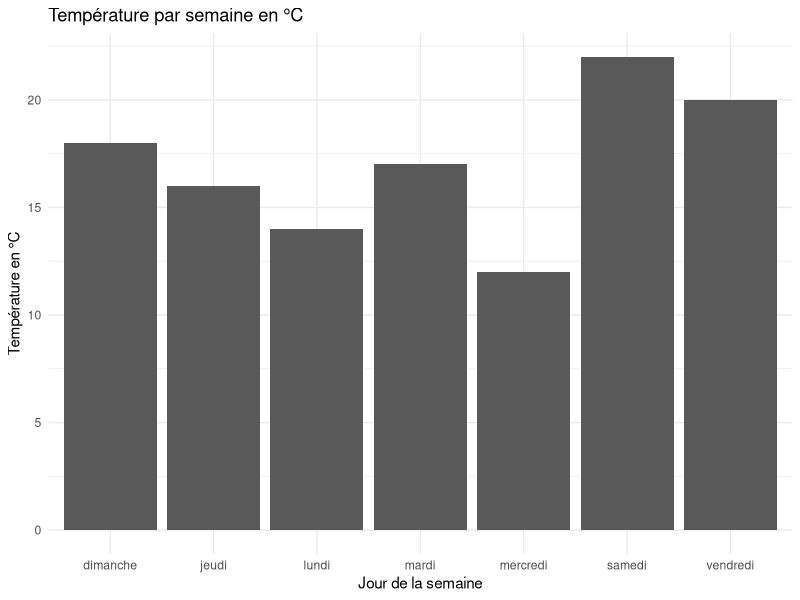
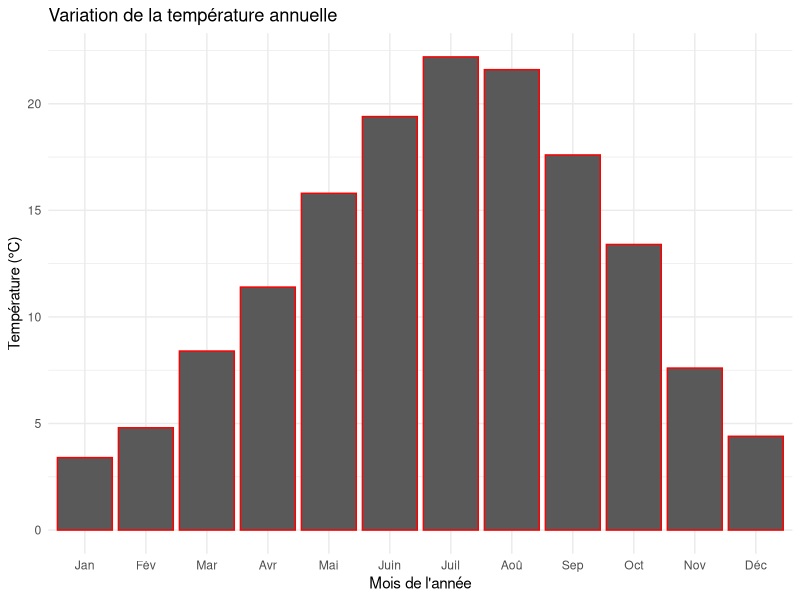
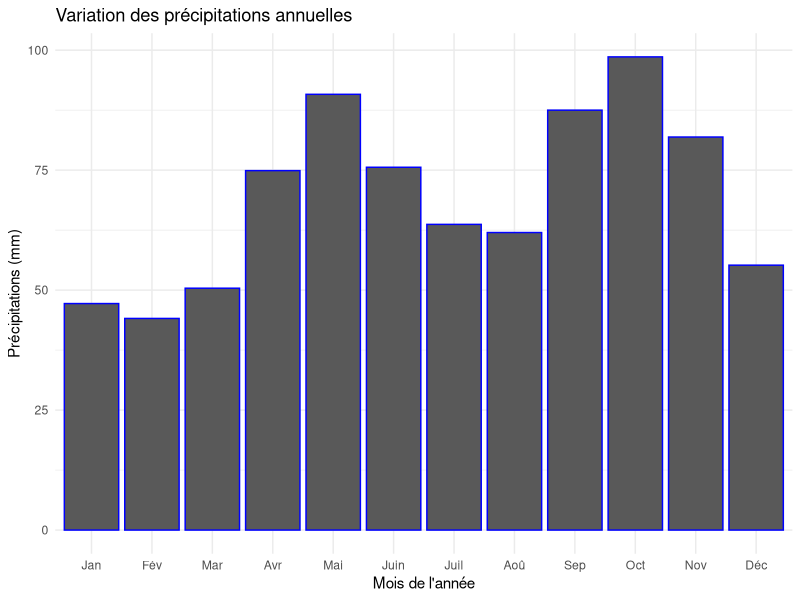
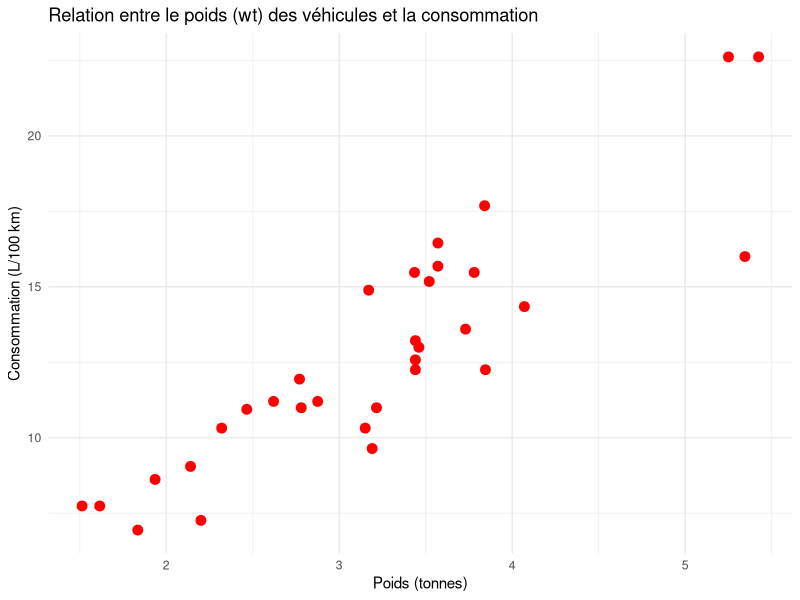

Write R code to recreate these figures, in order.
# TP1
# Exercice 1
# Créer un vecteur contenant les nombres pairs de 2 à 10
vec <- seq(from = 2, to = 10, by = 2)

# Calculer la somme et la moyenne
somme <- sum(vec)
moyenne <- mean(vec)

# Affichage du vecteur, de la somme et de la moyenne
vec; somme; moyenne


# Exercice 2
# 1. Convertir les températures Fahrenheit en Celsius
TmpF <- data.frame(jour = c("lundi", "mardi", "mercredi", "jeudi", "vendredi", "samedi", "dimanche"),
                   TF = c(53.6, 59.0, 50.0, 57.2, 64.4, 68.0, 60.8))

# Conversion correcte en Celsius
tmpC <- data.frame(jour = TmpF$jour, TC = (TmpF$TF - 32) * (5 / 9))

# Température moyenne de la semaine
mean(tmpC$TC)

# Affichage des jours avec des températures supérieures à 15°C
tmpC[tmpC$TC > 15, ]

# Température minimale et maximale
min(tmpC$TC)
max(tmpC$TC)

# Augmentation des températures de 2°C
tmpC$TC <- tmpC$TC + 2

# Affichage de l'histogramme des températures
library(ggplot2)
ggplot(tmpC, aes(x = jour, y = TC)) +
  geom_col() +
  labs(title = "Température par semaine en °C",
       x = "Jour de la semaine",
       y = "Température en °C") +
  theme_minimal()


# Exercice 3
conjoint1 <- c(1200, 1180, 1750, NA)

# 1. Afficher le minimum et le maximum en ignorant les valeurs manquantes
min(conjoint1, na.rm = TRUE)
max(conjoint1, na.rm = TRUE)

# Afficher la moyenne avec deux décimales
round(mean(conjoint1, na.rm = TRUE), 2)


# Exercice 4 : Analyse climatique
temperature <- c(3.4, 4.8, 8.4, 11.4, 15.8, 19.4, 22.2, 21.6, 17.6, 13.4, 7.6, 4.4)
precipitation <- c(47.2, 44.1, 50.4, 74.9, 90.8, 75.6, 63.7, 62.0, 87.5, 98.6, 81.9, 55.2)

# 1. Calculer la température moyenne annuelle
mean(temperature)

# 2. Calculer la somme totale des précipitations
sum(precipitation)

# 3. Visualiser les données avec ggplot2
climat <- data.frame(
  mois = c("Jan", "Fév", "Mar", "Avr", "Mai", "Juin", "Juil", "Aoû", "Sep", "Oct", "Nov", "Déc"),
  temperature = temperature,
  precipitation = precipitation
)

# Variation de la température annuelle
ggplot(climat, aes(x = factor(mois, levels = mois), y = temperature)) +
  geom_col(color = "red") +
  labs(title = "Variation de la température annuelle",
       x = "Mois de l'année",
       y = "Température (°C)") +
  theme_minimal()

# Variation des précipitations annuelles
ggplot(climat, aes(x = factor(mois, levels = mois), y = precipitation)) +
  geom_col(color = "blue") +
  labs(title = "Variation des précipitations annuelles",
       x = "Mois de l'année",
       y = "Précipitations (mm)") +
  theme_minimal()


# Exercice 5 : Calcul de revenus par ménage
conjoint1 <- c(1200, 1180, 1750, 2100)
conjoint2 <- c(1450, 1870, 1690, 0)
nb_personnes <- c(4, 2, 3, 2)

# Revenu total pour chaque foyer
(Revenue_total <- conjoint1 + conjoint2)

# Revenu par personne
(revenu_personne <- Revenue_total / nb_personnes)


# Exercice 6 : Jeu de données mtcars

# 1. Charger les données
Mtcars <- mtcars

# 2. Connaître la structure des données
typeof(Mtcars)

# 3. Afficher les premières lignes
Mtcars[1:5, ]

# 4. Ajouter une colonne nommée "consommation" (en L/100 km)
Mtcars$consommation <- 235.214583 / Mtcars$mpg

# 5. Afficher un résumé statistique des données
summary(Mtcars)

# 6. Afficher les voitures ayant une consommation > 20 litres
Mtcars[Mtcars$consommation > 20, ]

# 7. Afficher uniquement les colonnes consommation, hp et gear
Mtcars[, c("consommation", "hp", "gear")]

# 8. Calculer la moyenne de consommation des voitures à transmission manuelle
mean(Mtcars[Mtcars$am == 1, ]$consommation)

# Ou encore
tmanuelle <- Mtcars[Mtcars$am == 1, ]
mean(tmanuelle$consommation)

# 9. Graphique de la relation entre le poids et la consommation
ggplot(Mtcars, aes(x = wt, y = consommation)) +
  geom_point(size = 3, color = "red") +
  labs(title = "Relation entre le poids (wt) des véhicules et la consommation",
       x = "Poids (tonnes)",
       y = "Consommation (L/100 km)") +
  theme_minimal()
